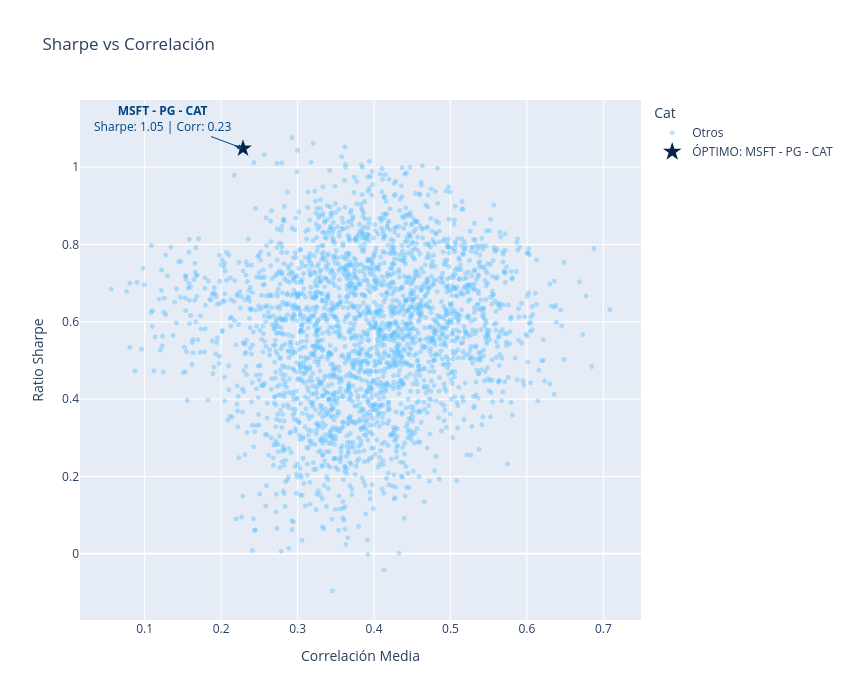

Notebook code cell kept with this figure:
### Code cell
# 1. Preparar retornos
activos = ['AXP', 'CRM', 'MSFT', 'KO', 'JNJ', 'GS', 'PG', 'DIS', 'UNH', 'MRK', 'V', 'CVX', 'BA', 'INTC', 'MMM', 'IBM', 'CSCO', 'AAPL', 'MCD', 'CAT', 'HD', 'AMGN', 'JPM', 'NKE', 'TRV', 'DOW']
retornos = df.xs("close", axis=1, level=1).filter(items=activos).pct_change().dropna()

r_anual = retornos.mean() * 252
cov_anual = retornos.cov() * 252
matriz_corr = retornos.corr()

# 2. Calcular métricas para cada trío
resultados = []
for trio in combinations(retornos.columns, 3):
    t = list(trio)
    rent = r_anual[t].mean()
    vol = np.sqrt(cov_anual.loc[t, t].values.sum() / 9)
    corr_media = (matriz_corr.loc[t, t].values.sum() - 3) / 6
    
    resultados.append({
        "Trio": " - ".join(t), 
        "Corr": round(corr_media, 4), 
        "Sharpe": round(rent / vol, 4), 
        "Rent": rent, 
        "Vol": vol
    })

df_t = pd.DataFrame(resultados)

# 3. Identificar el mejor trío
top = df_t.loc[(df_t["Sharpe"] - df_t["Corr"]).idxmax()]
opt_label = f"ÓPTIMO: {top['Trio']}"
df_t["Cat"] = np.where(df_t.index == top.name, opt_label, "Otros")

# 4. Crear gráfico
fig = px.scatter(
    df_t, x="Corr", y="Sharpe", color="Cat", hover_data=["Trio", "Rent", "Vol"],
    color_discrete_map={"Otros": paleta_bbva["azul_celeste_aqua"], opt_label: paleta_bbva["azul_oscuro_digital"]},
    title="Sharpe vs Correlación",
    labels={"Corr": "Correlación Media", "Sharpe": "Ratio Sharpe"}
)

fig.add_annotation(
    x=top["Corr"], y=top["Sharpe"], 
    text=f"<b>{top['Trio']}</b><br>Sharpe: {top['Sharpe']:.2f} | Corr: {top['Corr']:.2f}",
    showarrow=True, arrowhead=2, arrowcolor=paleta_bbva["azul_logotipo"], ax=-80, ay=-30, font=dict(color=paleta_bbva["azul_logotipo"])
)

fig.update_traces(marker=dict(size=5, opacity=0.4), selector=dict(name="Otros"))
fig.update_traces(marker=dict(size=14, symbol="star"), selector=dict(name=opt_label))
fig.update_layout(height=700, width=850).show()

### Figure 1 — Plotly figure (JSON) as saved in the notebook; plotly's stock layout.template omitted (floating-point values rounded to 4 significant figures; data arrays with more than 128 entries replaced by an {"elided": "..."} marker saying what was removed)
{"data": [{"customdata": {"elided": "2599x3 mixed values"}, "hovertemplate": "Cat=Otros<br>Correlación Media=%{x}<br>Ratio Sharpe=%{y}<br>Trio=%{customdata[0]}<br>Rent=%{customdata[1]}<br>Vol=%{customdata[2]}<extra></extra>", "legendgroup": "Otros", "marker": {"color": "#5BBEFF", "opacity": 0.4, "size": 5, "symbol": "circle"}, "mode": "markers", "name": "Otros", "showlegend": true, "type": "scattergl", "x": {"elided": "2599 float values"}, "xaxis": "x", "y": {"elided": "2599 float values"}, "yaxis": "y"}, {"customdata": [["MSFT - PG - CAT", 0.2112, 0.2014]], "hovertemplate": "Cat=ÓPTIMO: MSFT - PG - CAT<br>Correlación Media=%{x}<br>Ratio Sharpe=%{y}<br>Trio=%{customdata[0]}<br>Rent=%{customdata[1]}<br>Vol=%{customdata[2]}<extra></extra>", "legendgroup": "ÓPTIMO: MSFT - PG - CAT", "marker": {"color": "#072146", "size": 14, "symbol": "star"}, "mode": "markers", "name": "ÓPTIMO: MSFT - PG - CAT", "showlegend": true, "type": "scattergl", "x": [0.2286], "xaxis": "x", "y": [1.048], "yaxis": "y"}], "layout": {"annotations": [{"arrowcolor": "#004481", "arrowhead": 2, "ax": -80, "ay": -30, "font": {"color": "#004481"}, "showarrow": true, "text": "<b>MSFT - PG - CAT</b><br>Sharpe: 1.05 | Corr: 0.23", "x": 0.2286, "y": 1.048}], "height": 700, "legend": {"title": {"text": "Cat"}, "tracegroupgap": 0}, "title": {"text": "Sharpe vs Correlación"}, "width": 850, "xaxis": {"anchor": "y", "domain": [0, 1], "title": {"text": "Correlación Media"}}, "yaxis": {"anchor": "x", "domain": [0, 1], "title": {"text": "Ratio Sharpe"}}}}
